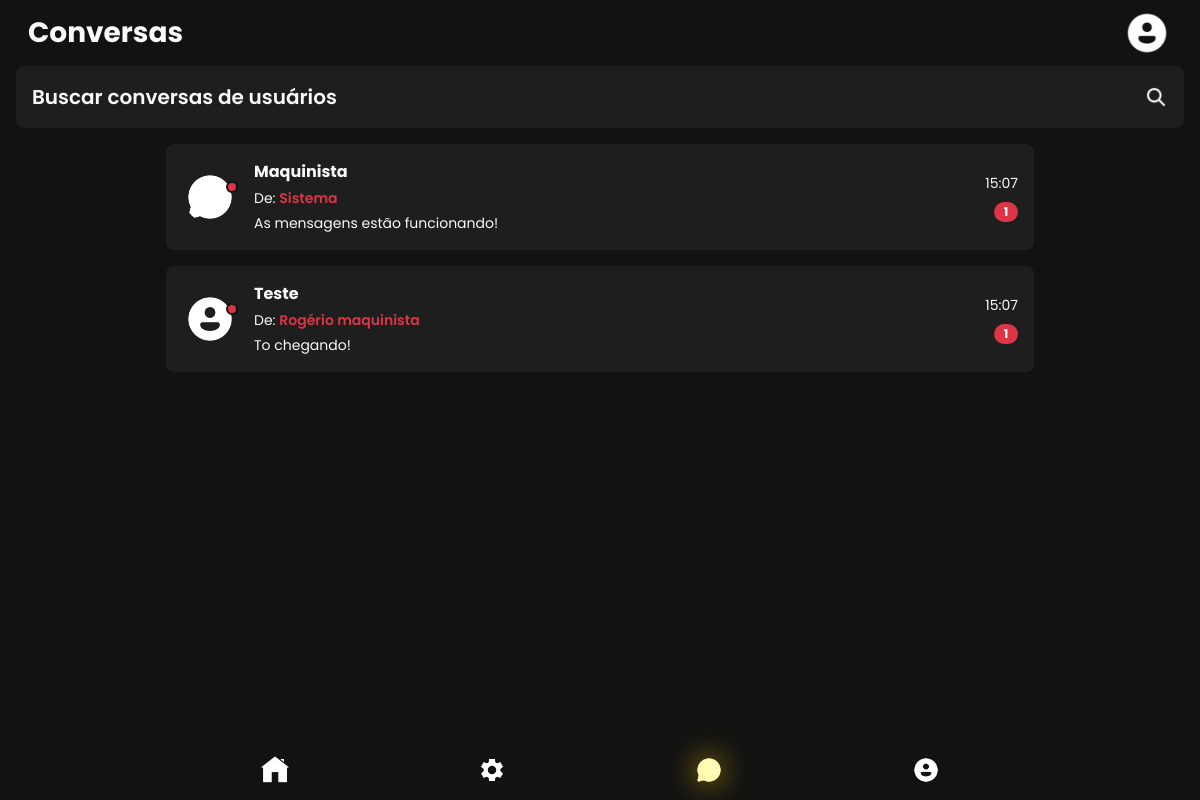
Page /public/adm/chat.php (signed in) on the committed database.
### tables this page shows
CREATE TABLE mensagens (
    id INT AUTO_INCREMENT PRIMARY KEY,
    usuario_id INT NOT NULL,
    nome VARCHAR(30) NOT NULL,
    texto VARCHAR(87) NOT NULL,
    imagem ENUM('estação', 'bate-papo', 'usuario', 'trem') NOT NULL,
    data_hora_envio DATETIME DEFAULT CURRENT_TIMESTAMP NOT NULL,
    CONSTRAINT fk_usuario_mensagem FOREIGN KEY (usuario_id) REFERENCES usuarios(id) ON DELETE CASCADE
);

CREATE TABLE usuarios (
    id INT AUTO_INCREMENT PRIMARY KEY,
    nome VARCHAR(100) NOT NULL,
    email VARCHAR(100) NOT NULL,
    telefone VARCHAR(15),
    senha VARCHAR(255) NOT NULL,
    cargo ENUM('usuario', 'administrador', 'maquinista') NOT NULL DEFAULT 'usuario',
    foto VARCHAR(255) DEFAULT '../assets/img/perfil.png' NOT NULL
);

### public/adm/chat.php (the view, shortened to what this page needs)
<?php
require "../../config/bd.php";
$conversas = [];
$stmt = $conn->prepare("SELECT m.*, u.nome as usuario_nome
    FROM mensagens m
    INNER JOIN usuarios u ON m.usuario_id = u.id
    WHERE m.usuario_id != ?
    ORDER BY m.data_hora_envio DESC
");
$admin_id = $_SESSION['id'] ?? 1;
$stmt->bind_param("i", $admin_id);
$stmt->execute();
$result = $stmt->get_result();
$usuarios_vistos = [];
while ($row = $result->fetch_assoc()) {
    $usuario_id = $row['usuario_id'];
    if (!isset($usuarios_vistos[$usuario_id])) {
        $conversas[] = $row;
        $usuarios_vistos[$usuario_id] = true;
    }
}
?>
<!DOCTYPE html>
<html lang="pt-BR">
<head>
    <link href="https://cdn.jsdelivr.net/npm/bootstrap@5.3.0/dist/css/bootstrap.min.css" rel="stylesheet" />
    <link rel="stylesheet" href="https://cdn.jsdelivr.net/npm/bootstrap-icons@1.11.0/font/bootstrap-icons.css">
</head>
<body class="text-light">
    <header class="bg-transparent">
        <nav class="navbar navbar-expand-lg navbar-dark bg-transparent px-3 py-2">
            <div class="container-fluid">
                <div class="d-flex justify-content-between align-items-center w-100">
                    <div class="text-oi">
                        <h1 class="text-light fw-bold mb-0 fs-3">Conversas</h1>
                    </div>
                    <div class="pfp">
                        <img src="<?php echo htmlspecialchars($_SESSION['foto'] ?? '../../assets/img/perfil.png'); ?>" alt="Foto de perfil" class="pfp-img" />
                    </div>
                </div>
            </div>
        </nav>
        <div class="searchbar bg-custom d-flex justify-content-between align-items-center mx-3 mb-3 p-3 rounded-3">
            <div class="text-bar">
                <span class="fw-semibold fs-5 text-light">Buscar conversas de usuários</span>
            </div>
            <div class="img-bar">
                <img src="../../assets/img/lupa.png" alt="Ícone de lupa para busca" class="search-icon" />
            </div>
        </div>
    </header>
    <main class="container px-3" style="max-width: 900px; margin-bottom: 2rem; overflow-y: auto;">
        <div class="list-group list-group-flush">
            <?php
            if (!empty($conversas)) {
                foreach ($conversas as $conversa) {
                    switch ($conversa['imagem']) {
                        case 'bate-papo':
                            $arquivoImagem = 'chat.png';
                            break;
                        case 'usuario':
                            $arquivoImagem = 'perfil.png';
                            break;
                    }
                    $dataHoraEnvio = $conversa['data_hora_envio'];
                    $dataAtual = date('Y-m-d');
                    $dataDaMensagem = date('Y-m-d', strtotime($dataHoraEnvio));
                    if ($dataDaMensagem === $dataAtual) {
                        $tempoFormatado = date('H:i', strtotime($dataHoraEnvio));
                    } else {
                        $tempoFormatado = date('d/m', strtotime($dataHoraEnvio));
                    }
                    $remetente = htmlspecialchars($conversa['nome']);
            ?>
                    <a href="admin_chat_detalhe.php?id=<?php echo $conversa['usuario_id']; ?>" class="list-group-item list-group-item-action bg-custom bg-custom-hover d-flex align-items-center rounded-3 mb-3 p-3 text-decoration-none border-0" tabindex="0" aria-current="true" aria-label="Chat com <?php echo htmlspecialchars($conversa['usuario_nome']); ?>, última mensagem de <?php echo $remetente; ?>: <?php echo htmlspecialchars($conversa['texto']); ?>" style="transition: background-color 0.2s ease;">
                        <div class="position-relative flex-shrink-0 me-3">
                            <img src="../../assets/img/<?php echo $arquivoImagem; ?>" alt="Avatar <?php echo htmlspecialchars($conversa['usuario_nome']); ?>" class="chat-icon" />
                        </div>
                        <div class="flex-grow-1 min-width-0">
                            <div class="chat-name fw-bold fs-6 text-light mb-1" style="overflow: hidden; text-overflow: ellipsis; white-space: nowrap;">
                                <?php echo htmlspecialchars($conversa['usuario_nome']); ?>
                            </div>
                            <div class="remetente small text-light mb-1" style="overflow: hidden; text-overflow: ellipsis; white-space: nowrap;">
                                De: <span class="fw-semibold text-danger"><?php echo htmlspecialchars($conversa['nome']); ?></span>
                            </div>
                            <div class="chat-last-message text-light small" style="overflow: hidden; text-overflow: ellipsis; white-space: nowrap;">
                                <?php echo htmlspecialchars($conversa['texto']); ?>
                            </div>
                        </div>
                        <div class="d-flex flex-column align-items-end ms-3 flex-shrink-0" style="min-width: 60px;">
                            <div class="chat-time text-light small mb-2" style="white-space: nowrap;">
                                <?php echo $tempoFormatado; ?>
                            </div>
                            <span class="badge bg-danger rounded-pill" aria-label="1 mensagem não lida" style="font-size: 0.75rem; padding: 0.25rem 0.5rem; min-width: 24px; text-align: center;">1</span>
                        </div>
                    </a>
            <?php
                }
            } else {
                echo '<p class="text-light text-center mt-4">Nenhuma conversa encontrada.</p>';
            }
            ?>
        </div>
    </main>
    <footer class="rodape position-fixed bottom-0 w-100 py-2 px-3" style="max-width: 900px; margin: 0 auto; left: 50%; transform: translateX(-50%); z-index: 1000;" role="contentinfo" aria-label="Menu de navegação inferior">
        <div class="d-flex justify-content-around align-items-center">
            <a href="home.php" class="footer-icon text-center text-decoration-none p-2" aria-label="Início">
                <img src="../../assets/img/casa.png" alt="Início" />
            </a>
            <a href="gerenciamento.php" class="footer-icon text-center text-decoration-none p-2" aria-label="Buscar">
                <img src="../../assets/img/gerenciamento.png" alt="Gerenciamento" />
            </a>
            <a href="chat.php" class="footer-icon active text-center text-decoration-none p-2" aria-label="Chat">
                <img src="../../assets/img/chat.png" alt="Chat" />
            </a>
            <a href="perfil.php" class="footer-icon text-center text-decoration-none p-2" aria-label="Perfil">
                <img src="../../assets/img/perfil.png" alt="Perfil" />
            </a>
        </div>
    </footer>
</body>
</html>

### public/adm/chat.php (style rules this page uses)
body { font-family: 'Poppins', sans-serif; background-color: #121212; color: #e0e0e0; min-height: 100vh; padding-bottom: 70px; }
.bg-custom { background-color: #1e1e1e !important; }
.chat-icon { width: 56px; height: 56px; object-fit: contain; filter: brightness(0) invert(1); border-radius: 50%; border: 2px solid transparent; transition: border-color 0.3s ease; }
.search-icon { width: 24px; height: 24px; filter: brightness(0) invert(1); transition: filter 0.3s ease; cursor: pointer; }
.pfp-img { width: 50px; height: 50px; object-fit: cover; border-radius: 50%; border: 2px solid transparent; transition: border-color 0.3s ease; }
.footer-icon img { width: 28px; height: 28px; filter: brightness(0) invert(1); transition: filter 0.3s ease; }
.footer-icon:hover img, .footer-icon.active img { filter: brightness(0) invert(1) drop-shadow(0 0 15px rgba(255, 193, 7, 0.8)) sepia(1) saturate(5) hue-rotate(-10deg); }
.rodape { background-color: #121212; border: none; box-shadow: none; z-index: 1000; }

### rows in the picture
mensagens: shows a picture, usuario.nome "Maquinista", nome "Sistema", texto "As mensagens estão funcionando!", data_hora_envio "15:07"
mensagens: shows a picture, usuario.nome "Teste", nome "Rogério maquinista", texto "To chegando!", data_hora_envio "15:07"
